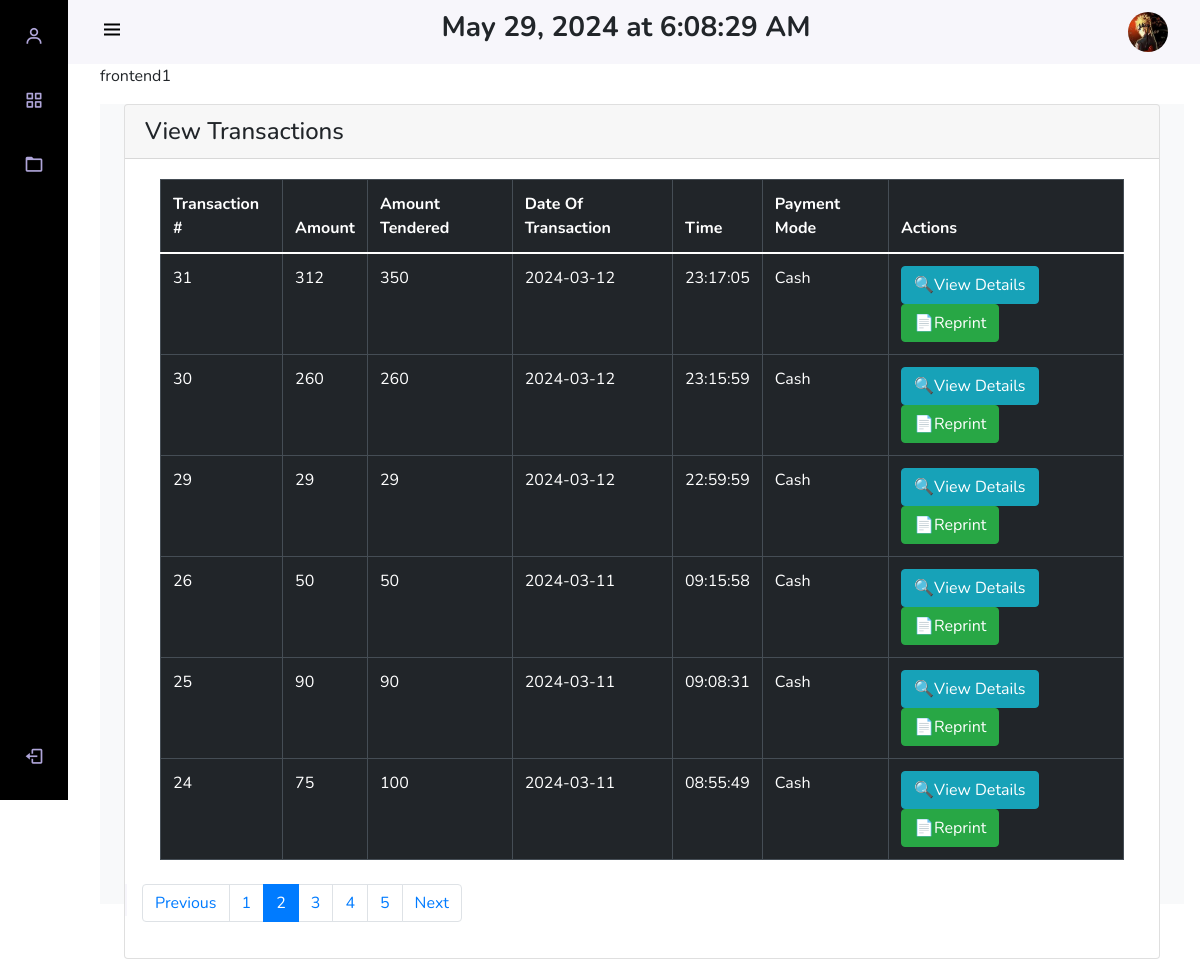
The app's page /pages/user/user_frontend_view_transaction.php?page=2 (signed in) with its own data.
### tables this page shows
CREATE TABLE `accounts` (
  `id` int(11) NOT NULL,
  `username` varchar(50) NOT NULL,
  `password` varchar(256) DEFAULT NULL,
  `email` varchar(100) NOT NULL,
  `role_as` int(11) NOT NULL,
  `picture` varchar(255) DEFAULT NULL
);

CREATE TABLE `transactions` (
  `id` int(11) NOT NULL,
  `amount` int(11) NOT NULL,
  `tender_amount` int(11) NOT NULL,
  `date_transacted` date NOT NULL,
  `time_transacted` time NOT NULL,
  `payment_mode` varchar(256) NOT NULL,
  `transact_by` varchar(256) NOT NULL
);

### pages/user/user_frontend_view_transaction.php (the view, shortened to what this page needs)
<?php
include '../../database/config.php';
?>
<!DOCTYPE html>
<html lang="en">
<head>
    <?php include 'user_ham.php';
    if (isset($_SESSION['username'])) {
        $username = $_SESSION['username'];
        echo "<p id ='user'> " . htmlspecialchars($username) . "</p>";
    } else {
        echo "No session found. Please log in.";
    } ?>
    <div class="height-100 bg-light">
        <div class="container-fluid px-4">
            <div class="card">
                <div class="card-header">
                    <h4 class="mb-0">
                        View Transactions
                    </h4>
                </div>
                <div class="card-body">
                    <?php
                    $limit = 6;
                    $page = isset($_GET['page']) ? $_GET['page'] : 1;
                    $offset = ($page - 1) * $limit;
                    $total_items = mysqli_num_rows(mysqli_query($conn, "SELECT * FROM transactions WHERE transact_by = '$username'"));
                    $total_pages = ceil($total_items / $limit);
                    $trasactions = "SELECT * FROM transactions WHERE transact_by = '$username' ORDER BY id DESC LIMIT $offset, $limit";
                    $result = mysqli_query($conn, $trasactions);
                    if (mysqli_num_rows($result) > 0) {
                        echo "
                    <section class='intro'>
                        <div class='gradient-custom-2 h-100'>
                            <div class='mask d-flex align-items-center h-100'>
                                <div class='container'>
                                    <div class='row justify-content-center'>
                                        <div class='col-12'>
                                            <div class='table-responsive'>
                                                <table class='table table-dark table-bordered mb-0'>
                                                    <thead>
                                                        <tr>
                                                            <th scope='col'>Transaction #</th>
                                                            <th scope='col'>Amount</th>
                                                            <th scope='col'>Amount Tendered</th>
                                                            <th scope='col'>Date Of Transaction</th>
                                                            <th scope='col'>Time</th>
                                                            <th scope='col'>Payment Mode</th>
                                                            <th scope='col'>Actions</th>
                                                        </tr>
                                                    </thead>
                                                    <tbody>
                    ";
                        while ($row = mysqli_fetch_assoc($result)) {
                            echo "
                                                        <tr>
                                                            <td scope='col' class ='id'> " . $row['id'] . "</td>
                                                            <td scope='col' class='amount'> " . $row['amount'] . "</td>
                                                            <td scope='col' class='amount_tendered'> " . $row['tender_amount'] . "</td>
                                                            <td scope='col' class='date'> " . $row['date_transacted'] . "</td>
                                                            <td scope='col' class = 'time'> " . $row['time_transacted'] . "</td>
                                                            <td scope='col' class='payment_mode'> " . $row['payment_mode'] . "</td>
                                                            <td scope='col' class=''> " . "<a href='#' class='btn btn-info view_details'>🔍View Details</a>" . "&nbsp&nbsp" . "<a href='#' class='btn btn-success reprint'>📄Reprint</a>" . "</td>
                                                        </tr>";
                        }
                        echo "
                                                    </tbody>
                                                </table>
                                            </div>
                                        </div>
                                    </div>
                                </div>
                            </div>
                        </div>
                    </section>";
                    } else {
                        echo "<h3>No Transactions done</h3>";
                    }
                    echo "<div class='row justify-content-center mt-4'>";
                    echo "<nav aria-label='Page navigation example'>";
                    echo "<ul class='pagination'>";
                    if ($page > 1) {
                        echo "<li class='page-item'><a class='page-link' href='?page=" . ($page - 1) . "'>Previous</a></li>";
                    }
                    for ($i = 1; $i <= $total_pages; $i++) {
                        echo "<li class='page-item " . ($page == $i ? 'active' : '') . "'><a class='page-link' href='?page=$i'>$i</a></li>";
                    }
                    if ($page < $total_pages) {
                        echo "<li class='page-item'><a class='page-link' href='?page=" . ($page + 1) . "'>Next</a></li>";
                    }
                    echo "</ul>";
                    echo "</nav>";
                    echo "</div>";
                    ?>
                </div>
            </div>
        </div>
    </div>
    </body>
    </body>
</html>

### pages/user/user_ham.php (shortened to what this page needs)
<?php
include "../../database/config.php";
$usn = $_SESSION['user_name'];
$sql = "SELECT picture FROM accounts WHERE username = '$usn'";
$result = mysqli_query($conn, $sql);
if ($result->num_rows > 0) {
    $row = $result->fetch_assoc();
    $picture_name = $row["picture"];
}
?>
<link rel="stylesheet" href="https://code.jquery.com/ui/1.13.2/themes/base/jquery-ui.css">
<link rel="stylesheet" href="https://cdn.jsdelivr.net/npm/bootstrap@5.0.0-beta1/dist/css/bootstrap.min.css">
<link rel="stylesheet" href="https://cdn.jsdelivr.net/npm/bootstrap@5.0.0-beta1/dist/js/bootstrap.bundle.min.js">
<link rel="stylesheet" href="https://cdnjs.cloudflare.com/ajax/libs/jquery/3.2.1/jquery.min.js">
<link rel="stylesheet" href="https://cdn.jsdelivr.net/npm/boxicons@latest/css/boxicons.min.css">
<link href="https://cdn.jsdelivr.net/npm/select2@4.1.0-rc.0/dist/css/select2.min.css" rel="stylesheet" />
<link rel="stylesheet" href="https://stackpath.bootstrapcdn.com/bootstrap/4.5.2/css/bootstrap.min.css">
<link rel="stylesheet" href="https://cdn.jsdelivr.net/npm/sweetalert2@10">
</head>
<?php
if ($_SESSION['role_as'] == '2') {
    echo "
    <body>
    <body id='body-pd'>
    <header class='header' id='header'>
        <div class='header_toggle'> <i class='bx bx-menu' id='header-toggle' style='color:black !important;'></i> </div>
        <div class='header_time'>
            <h3><b><span id='current_datetime'></span></b></h3>
        </div>
        <div class='header_img'><img src='../../img/$picture_name' alt=''></div>
    </header>
    <div class='l-navbar' id='nav-bar'style = 'background-color:black!important;' >
        <nav class='nav' >
            <div>
                <a href='user_view_profile.php' class='nav_link' title='Profile'> <i class='bx bx-user nav_icon'></i> <span class='nav_name'>View Profile</span> </a>
                <div class='nav_list'>
                    <a href='user_page.php' class='nav_link active' title='Dashboard'> <i class='bx bx-grid-alt nav_icon'></i> <span class='nav_name'>Dashboard</span> </a>
                  <a href='user_frontend_view_transaction.php' class='nav_link' title='Transactions'> <i class='bx bx-folder nav_icon'></i> <span class='nav_name'>View Transactions</span> </a>
            </div>
            </div> <a href='../../actions/logout.php' class='nav_link' title='logOut'> <i class='bx bx-log-out nav_icon'></i> <span class='nav_name'>SignOut</span> </a>
        </nav>
    </div>
    ";
}
?>

### pages/user/user_ham.php (style rules this page uses)
:root { --header-height: 3rem; --nav-width: 68px; --first-color: #4723D9; --first-color-light: #AFA5D9; --white-color: #F7F6FB; --body-font: 'Nunito', sans-serif; --normal-font-size: 1rem; --z-fixed: 100 }
body { position: relative; margin: var(--header-height) 0 0 0; padding: 0 1rem; font-family: var(--body-font); font-size: var(--normal-font-size); transition: .5s }
a { text-decoration: none }
.header { width: 100%; height: var(--header-height); position: fixed; top: 0; left: 0; display: flex; align-items: center; justify-content: space-between; padding: 0 1rem; background-color: var(--white-color); z-index: var(--z-fixed); transition: .5s }
.header_toggle { color: var(--first-color); font-size: 1.5rem; cursor: pointer }
.header_img { width: 35px; height: 35px; display: flex; justify-content: center; border-radius: 50%; overflow: hidden }
.header_img img { width: 40px }
.l-navbar { position: fixed; top: 0; left: -30%; width: var(--nav-width); height: 100vh; background-color: var(--first-color); padding: .5rem 1rem 0 0; transition: .5s; z-index: var(--z-fixed) }
.nav { height: 100%; display: flex; flex-direction: column; justify-content: space-between; overflow: hidden }
.nav_logo, .nav_link { display: grid; grid-template-columns: max-content max-content; align-items: center; column-gap: 1rem; padding: .5rem 0 .5rem 1.5rem }
.nav_link { position: relative; color: var(--first-color-light); margin-bottom: 1.5rem; transition: .3s }
.nav_icon { font-size: 1.25rem }
.active { color: var(--white-color) }
.active::before { content: ''; position: absolute; left: 0; width: 2px; height: 32px; background-color: var(--white-color) }
.height-100 { height: 100vh }
@media screen and (min-width: 768px) { body { margin: calc(var(--header-height) + 1rem) 0 0 0; padding-left: calc(var(--nav-width) + 2rem) } }
@media screen and (min-width: 768px) { .header { height: calc(var(--header-height) + 1rem); padding: 0 2rem 0 calc(var(--nav-width) + 2rem) } }
@media screen and (min-width: 768px) { .header_img { width: 40px; height: 40px } }
@media screen and (min-width: 768px) { .header_img img { width: 45px } }
@media screen and (min-width: 768px) { .l-navbar { left: 0; padding: 1rem 1rem 0 0 } }

### records on screen
accounts: picture (picture)
transactions: id "31", amount "312", tender_amount "350", date_transacted "2024-03-12", time_transacted "23:17:05", payment_mode "Cash"
transactions: id "30", amount "260", tender_amount "260", date_transacted "2024-03-12", time_transacted "23:15:59", payment_mode "Cash"
transactions: id "29", amount "29", tender_amount "29", date_transacted "2024-03-12", time_transacted "22:59:59", payment_mode "Cash"
transactions: id "26", amount "50", tender_amount "50", date_transacted "2024-03-11", time_transacted "09:15:58", payment_mode "Cash"
transactions: id "25", amount "90", tender_amount "90", date_transacted "2024-03-11", time_transacted "09:08:31", payment_mode "Cash"
transactions: id "24", amount "75", tender_amount "100", date_transacted "2024-03-11", time_transacted "08:55:49", payment_mode "Cash"

### other values on screen
$username "frontend1"
